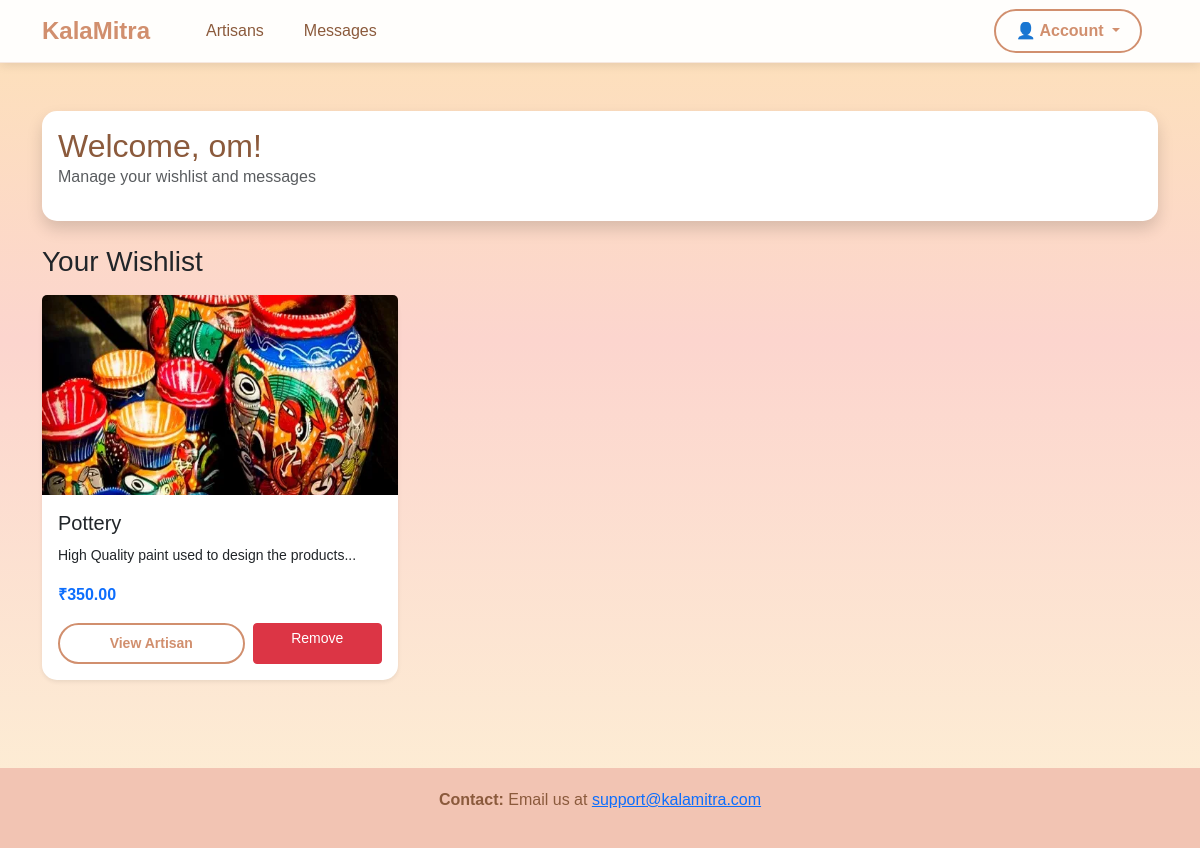
The app's page /user/dashboard (signed in) with its own data.
### models.py (models this page shows, shortened)
class User(db.Model):
    __tablename__ = 'users'
    id = db.Column(db.Integer, primary_key=True)
    name = db.Column(db.String(100), nullable=False)
    email = db.Column(db.String(120), unique=True, nullable=False)
    password = db.Column(db.String(255), nullable=False)
    created_at = db.Column(db.DateTime, default=get_ist_time)
    wishlists = db.relationship('Wishlist', backref='user', lazy=True, cascade='all, delete-orphan')
    chats = db.relationship('Chat', backref='user', lazy=True, cascade='all, delete-orphan')
    ratings = db.relationship('Rating', backref='user', lazy=True, cascade='all, delete-orphan')

class Product(db.Model):
    __tablename__ = 'products'
    id = db.Column(db.Integer, primary_key=True)
    name = db.Column(db.String(150), nullable=False)
    description = db.Column(db.Text)
    price = db.Column(db.Float, nullable=False)
    category = db.Column(db.String(100))
    image_url = db.Column(db.String(255))
    created_at = db.Column(db.DateTime, default=get_ist_time)
    artisan_id = db.Column(db.Integer, db.ForeignKey('artisans.id'), nullable=False)
    wishlists = db.relationship('Wishlist', backref='product', lazy=True, cascade='all, delete-orphan')

### app.py (the view)
@app.route('/user/dashboard')
def user_dashboard():
    if 'user_id' not in session or session.get('user_type') != 'user':
        flash('Please login first!', 'error')
        return redirect(url_for('login'))
    user = User.query.get(session['user_id'])
    wishlists = Wishlist.query.filter_by(user_id=user.id).all()
    wishlist_products = [Product.query.get(w.product_id) for w in wishlists]
    return render_template('user_dashboard.html', user=user, wishlist_products=wishlist_products)

### templates/user_dashboard.html (shortened to what this page needs)
{% extends "base.html" %}
{% block content %}
<div class="container main-content">
    <div class="row mb-4">
        <div class="col-md-12">
            <div class="card shadow">
                <div class="card-body">
                    <h2 class="page-title mb-0">Welcome, {{ user.name }}!</h2>
                    <p class="text-muted">Manage your wishlist and messages</p>
                </div>
            </div>
        </div>
    </div>
    <h3 class="mb-3">Your Wishlist</h3>
    <div class="row g-4">
        {% for product in wishlist_products %}
        <div class="col-md-6 col-lg-4">
            <div class="card h-100 shadow-sm">
                <img src="{{ product.image_url or 'https://via.placeholder.com/300x200?text=No+Image' }}"
                    class="card-img-top" alt="{{ product.name }}" style="height: 200px; object-fit: cover;">
                <div class="card-body">
                    <h5 class="card-title">{{ product.name }}</h5>
                    <p class="card-text"><small>{{ product.description[:100] }}...</small></p>
                    <p class="text-primary fw-bold">₹{{ "%.2f"|format(product.price) }}</p>
                    <div class="d-flex gap-2">
                        <a href="{{ url_for('view_artisan_profile', artisan_id=product.artisan_id) }}"
                           class="btn btn-outline-primary-custom btn-sm flex-fill">View Artisan</a>
                        <a href="{{ url_for('remove_from_wishlist', product_id=product.id) }}"
                           class="btn btn-danger btn-sm flex-fill">Remove</a>
                    </div>
                </div>
            </div>
        </div>
        {% endfor %}
    </div>
</div>
{% endblock %}

### templates/base.html (style rules this page uses)
body { margin: 0; font-family: Arial, sans-serif; background: linear-gradient(180deg, #fde2b8 0%, #fcd5ce 40%, #fdf0d5 100%); background-attachment: fixed; min-height: 100vh; }
.btn-outline-primary-custom { border: 2px solid #d18f6e; color: #d18f6e; font-weight: 600; padding: 8px 20px; border-radius: 25px; transition: all 0.2s ease; }
.main-content { margin-top: 0; padding-top: 3rem; padding-bottom: 3rem; }
.card { border-radius: 15px; transition: transform 0.3s ease, box-shadow 0.3s ease; border: none; }
.page-title { color: #8b5a3c; margin-bottom: 1rem; }

### records on screen
User: name "om"
Product: image_url (picture), name "Pottery", description "High Quality paint used to design the products", price "350.00"
